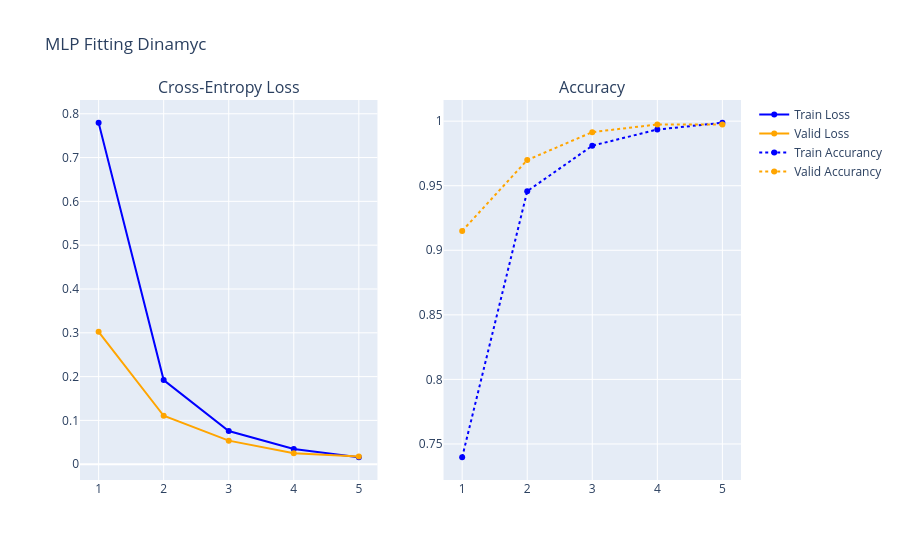

Here is the notebook cell this chart was saved with:
### Markdown cell above
## Validation

### Code cell
fig = make_subplots(rows=1, cols=2, subplot_titles=('Cross-Entropy Loss', 'Accuracy'))
epochs_range = list(range(1, 31))

fig.add_trace(go.Scatter(
    x=epochs_range, 
    y=history['train_loss'], 
    name='Train Loss',
    line=dict(color='blue')
), row=1, col=1
)
fig.add_trace(go.Scatter(
    x=epochs_range, 
    y=history['valid_loss'], 
    name='Valid Loss', 
    line=dict(color='orange')
), row=1, col=1)

fig.add_trace(go.Scatter(
    x=epochs_range, 
    y=history['train_accurancy'], 
    name='Train Accurancy', 
    line=dict(color='blue', dash='dot')
), row=1, col=2)
fig.add_trace(go.Scatter(
    x=epochs_range, 
    y=history['valid_accurancy'], 
    name='Valid Accurancy', 
    line=dict(color='orange', dash='dot')
), row=1, col=2)

fig.update_layout(title_text='MLP Fitting Dinamyc')
fig.show()

### Figure 1 — Plotly figure (JSON) as saved in the notebook; plotly's stock layout.template omitted (floating-point values rounded to 4 significant figures)
{"data": [{"line": {"color": "blue"}, "name": "Train Loss", "type": "scatter", "x": [1, 2, 3, 4, 5, 6, 7, 8, 9, 10, 11, 12, 13, 14, 15, 16, 17, 18, 19, 20, 21, 22, 23, 24, 25, 26, 27, 28, 29, 30], "xaxis": "x", "y": [0.7795, 0.192, 0.07567, 0.03491, 0.01589], "yaxis": "y"}, {"line": {"color": "orange"}, "name": "Valid Loss", "type": "scatter", "x": [1, 2, 3, 4, 5, 6, 7, 8, 9, 10, 11, 12, 13, 14, 15, 16, 17, 18, 19, 20, 21, 22, 23, 24, 25, 26, 27, 28, 29, 30], "xaxis": "x", "y": [0.3022, 0.1106, 0.05379, 0.025, 0.0178], "yaxis": "y"}, {"line": {"color": "blue", "dash": "dot"}, "name": "Train Accurancy", "type": "scatter", "x": [1, 2, 3, 4, 5, 6, 7, 8, 9, 10, 11, 12, 13, 14, 15, 16, 17, 18, 19, 20, 21, 22, 23, 24, 25, 26, 27, 28, 29, 30], "xaxis": "x2", "y": [0.7397, 0.9457, 0.981, 0.9935, 0.9988], "yaxis": "y2"}, {"line": {"color": "orange", "dash": "dot"}, "name": "Valid Accurancy", "type": "scatter", "x": [1, 2, 3, 4, 5, 6, 7, 8, 9, 10, 11, 12, 13, 14, 15, 16, 17, 18, 19, 20, 21, 22, 23, 24, 25, 26, 27, 28, 29, 30], "xaxis": "x2", "y": [0.915, 0.9699, 0.9915, 0.9974, 0.9974], "yaxis": "y2"}], "layout": {"annotations": [{"font": {"size": 16}, "showarrow": false, "text": "Cross-Entropy Loss", "x": 0.225, "xanchor": "center", "xref": "paper", "y": 1, "yanchor": "bottom", "yref": "paper"}, {"font": {"size": 16}, "showarrow": false, "text": "Accuracy", "x": 0.775, "xanchor": "center", "xref": "paper", "y": 1, "yanchor": "bottom", "yref": "paper"}], "title": {"text": "MLP Fitting Dinamyc"}, "xaxis": {"anchor": "y", "domain": [0, 0.45]}, "xaxis2": {"anchor": "y2", "domain": [0.55, 1]}, "yaxis": {"anchor": "x", "domain": [0, 1]}, "yaxis2": {"anchor": "x2", "domain": [0, 1]}}}
